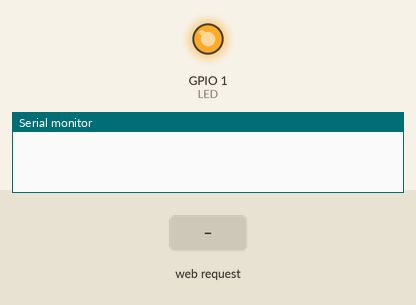
Recording of a sketch running on a simulated ESP8266 (NodeMCU). Parts: output pins drawn as LEDs (lit = HIGH), the last lines printed to the serial monitor. The test bench sets the inputs (shaded band).

Above: at 2.2 s.
2.3 s: HTTP request GET /LEDOn received
At 3.0 s:
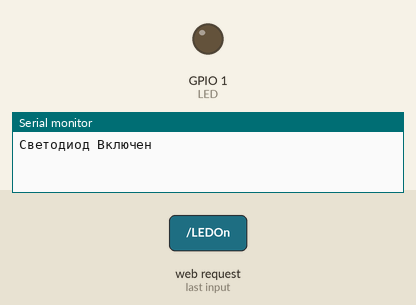
3.8 s: HTTP request GET /LEDOff received
At 4.2 s:
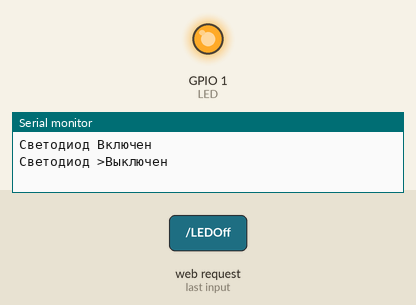
Timing chart, 0 to 6.8 s (numbered marks = the images above; inputs shaded):
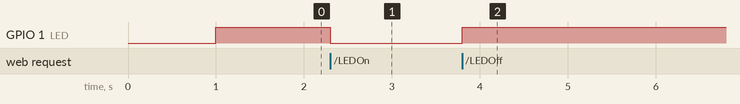

Measured:
- after the input at 2.3 s, GPIO 1 (LED): HIGH → LOW at once
- after the input at 3.8 s, GPIO 1 (LED): LOW → HIGH at once

The sketch:

Access_Point-button.ino
```cpp
#include <ESP8266WiFi.h>
#include <WiFiClient.h>
#include <ESP8266WebServer.h>

/*
  Компиляция:

. Variables and constants in RAM (global, static), used 29336 / 80192 bytes (36%)
║   SEGMENT  BYTES    DESCRIPTION
╠══ DATA     1508     initialized variables
╠══ RODATA   1668     constants
╚══ BSS      26160    zeroed variables
. Instruction RAM (IRAM_ATTR, ICACHE_RAM_ATTR), used 59951 / 65536 bytes (91%)
║   SEGMENT  BYTES    DESCRIPTION
╠══ ICACHE   32768    reserved space for flash instruction cache
╚══ IRAM     27183    code in IRAM
. Code in flash (default, ICACHE_FLASH_ATTR), used 268144 / 1048576 bytes (25%)
║   SEGMENT  BYTES    DESCRIPTION
╚══ IROM     268144   code in flash

 Загрузка:

 esptool.py v3.0
Serial port COM4
Connecting....
Chip is ESP8266EX
Features: WiFi
Crystal is 26MHz
MAC: fc:f5:c4:88:91:ed
Uploading stub...
Running stub...
Stub running...
Configuring flash size...
Auto-detected Flash size: 1MB
Compressed 302656 bytes to 220157...
Writing at 0x00000000... (7 %)
Writing at 0x00004000... (14 %)
Writing at 0x00008000... (21 %)
Writing at 0x0000c000... (28 %)
Writing at 0x00010000... (35 %)
Writing at 0x00014000... (42 %)
Writing at 0x00018000... (50 %)
Writing at 0x0001c000... (57 %)
Writing at 0x00020000... (64 %)
Writing at 0x00024000... (71 %)
Writing at 0x00028000... (78 %)
Writing at 0x0002c000... (85 %)
Writing at 0x00030000... (92 %)
Writing at 0x00034000... (100 %)
Wrote 302656 bytes (220157 compressed) at 0x00000000 in 19.7 seconds (effective 123.2 kbit/s)...
Hash of data verified.

Leaving...
Hard resetting via RTS pin...

COM4:
*/

#ifndef APSSID
#define APSSID "Esculap61"     // "System Access"
#define APPSK  "psw-Esculap61" // "Password"
#endif

const char *ssid = APSSID;
const char *password = APPSK;

ESP8266WebServer server(80);

#define LED 1
int statusLED = HIGH; // Начальный статус светодиода ВЫКЛЮЧЕН. Светодиод инверсный

const String HtmlHtml = "<html><head><meta charset=\"utf-8\">"
"<meta name=\"viewport\" content=\"width=device-width, initial-scale=1\" /></head>";
const String HtmlTitle = "<h1>Мигаем системным светодиодом из созданной точки доступа</h1><br/>\n";
const String HtmlLedStateLow = "<big>Светодиод <b>Включен</b></big><br/><br/>\n";
const String HtmlLedStateHigh = "<big>Светодиод <b>Выключен</b></big><br/><br/>\n";
const String HtmlButtons =
"<a href=\"LEDOff\"><button style=\"background-color:red;color:white;width:20%;height:5%;\">Выключить </button></a>\n"
"<a href=\"LEDOn\"><button style=\"background-color:green;color:white;width:20%;height:5%;\">Включить </button></a><br/>";
const String HtmlHtmlClose = "</html>";

void handleLedOn() {
  statusLED = HIGH; // conditions to make the LED turn on
  digitalWrite(LED, statusLED);
  Serial.println("Светодиод >Выключен");
  response();
}

void handleLedOff() {
  statusLED = LOW; // conditions to make the LED turn off
  digitalWrite(LED, statusLED);
  Serial.println("Светодиод Включен");
  response();
}

void response(){
  String htmlRes = HtmlHtml + HtmlTitle;
  if(statusLED == LOW){
    htmlRes += HtmlLedStateLow;
  }else{
    htmlRes += HtmlLedStateHigh;
  }

  htmlRes += HtmlButtons;
  htmlRes += HtmlHtmlClose;
  server.send(200, "text/html", htmlRes);
}

void setup() {
    delay(1000);
    WiFi.softAP(ssid, password);
    IPAddress apip = WiFi.softAPIP();
    server.on("/", response);
    server.on("/LEDOff", handleLedOn);
    server.on("/LEDOn", handleLedOff);
    server.begin();
    pinMode(LED, OUTPUT);
    digitalWrite(LED, statusLED);
}

void loop() {
    server.handleClient();
}
```
